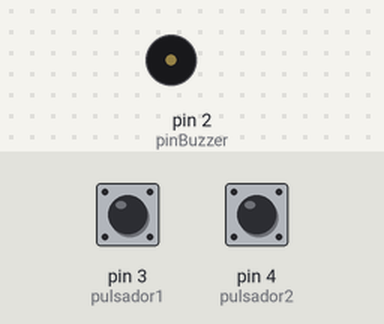
Bench run of a sketch on a simulated Arduino Uno, built with avr-gcc and run on an emulated ATmega328P. Parts: buzzer (waves = sounding). Inputs (shaded band) come from the test bench; at power-on: pin 3 (pulsador1) LOW, pin 4 (pulsador2) LOW.

Above: at 1.2 s.
1.3 s: pin 3 (pulsador1) pulled HIGH for 0.15 s
At 2.4 s:
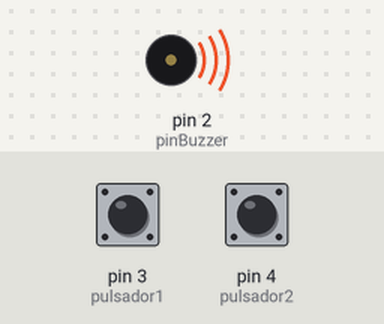
Timing chart, 0 to 10.4 s (numbered marks = the images above; inputs shaded):
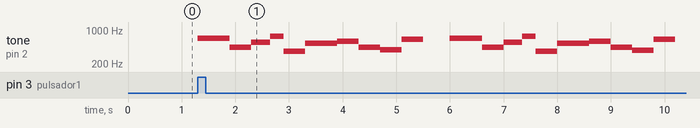

The sketch:

melodias.ino
```cpp
int pulsador1 = 3;
int pulsador2 = 4;
int estado;
int estado2;
const int pinBuzzer = 2;
const int tonos[] = {261, 277, 294, 311, 330, 349, 370, 392, 415, 440, 466, 494};
const int countTonos = 10;
void setup()
{
Serial.begin(9600);
pinMode(pulsador1,INPUT);
pinMode(pulsador2,INPUT);
}

void loop()
{
estado = digitalRead(pulsador1);
 estado2 = digitalRead(pulsador2);

  if(estado == 1){
  tone(2,669);
delay(600);
  tone(2,439);
delay(400);
  tone(2,563);
delay(350);
  tone(2,739);
delay(250);
  tone(2,369);
delay(400);
  tone(2,539);
delay(600);
  tone(2,584);
delay(400);
  tone(2,439);
delay(400);
  tone(2,390);
delay(400);
  tone(2,648);
delay(400);
noTone(2);
delay(500);
 tone(2,669);
delay(600);
  tone(2,439);
delay(400);
  tone(2,563);
delay(350);
  tone(2,739);
delay(250);
  tone(2,369);
delay(400);
  tone(2,539);
delay(600);
  tone(2,584);
delay(400);
  tone(2,439);
delay(400);
  tone(2,384);
delay(400);
  tone(2,648);
delay(400);
noTone(2);

  }

  if(estado2 == 1){

  tone(pinBuzzer, 440);
  delay(1000);

  noTone(pinBuzzer);
  delay(500);

  tone(pinBuzzer, 523, 300);
  delay(500);
   for (int iTono = 0; iTono < countTonos; iTono++)
  {
   tone(pinBuzzer, tonos[iTono]);
   delay(500);
  }
  noTone(pinBuzzer);
    }
}
```

Measured:
- after the input at 1.3 s, tone on pin 2 (pinBuzzer): plays 669 Hz for 0.60 s, 439 Hz for 0.40 s, 563 Hz for 0.35 s, 739 Hz for 0.25 s, 369 Hz for 0.40 s, 539 Hz for 0.60 s … (20 notes in this stretch), starting at once
